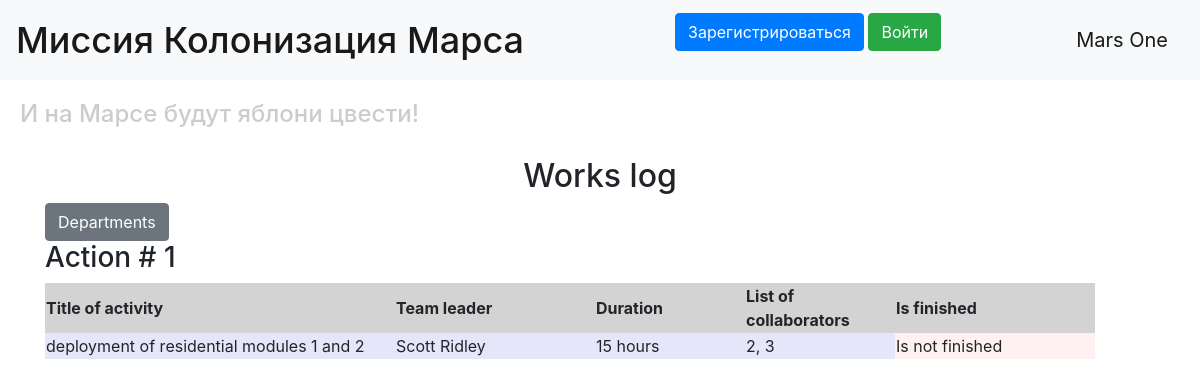
Before: / with the older database file.
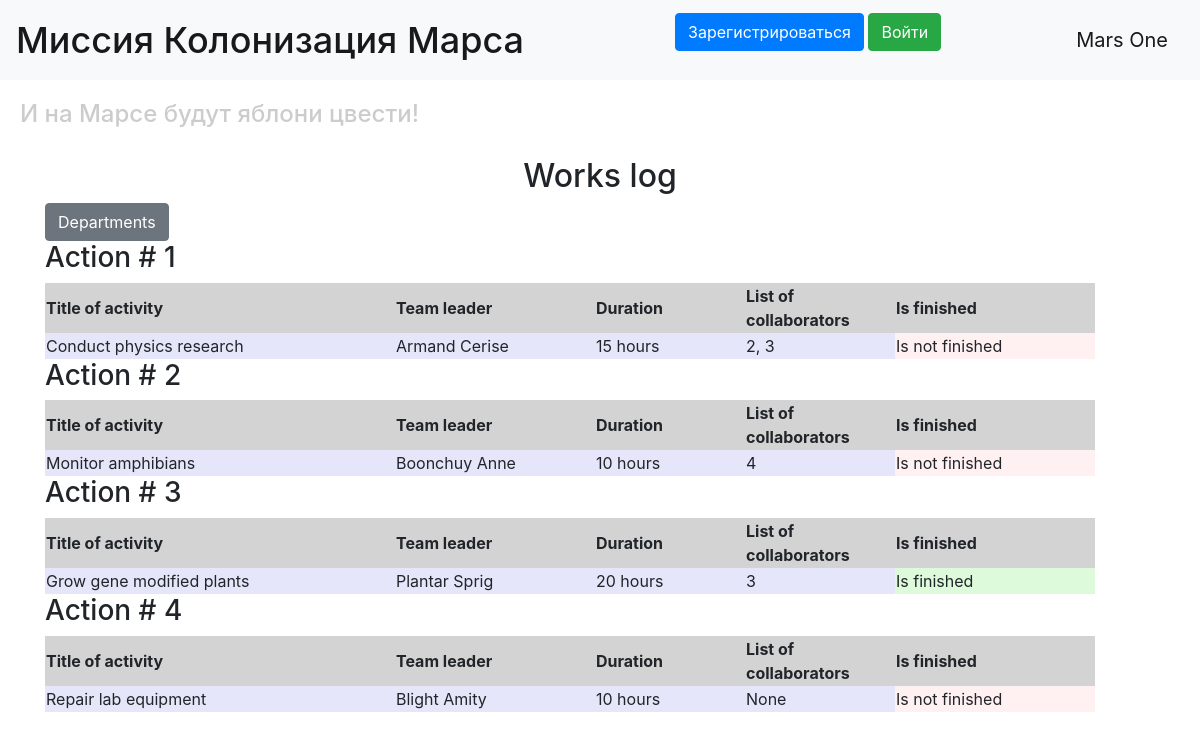
After: the same page with the newer database file.
### data/jobs.py (models this page shows, shortened)
class Jobs(SqlAlchemyBase, UserMixin, SerializerMixin):
    __tablename__ = 'jobs'
    id = sqlalchemy.Column(sqlalchemy.Integer, primary_key=True, autoincrement=True)
    team_leader = sqlalchemy.Column(sqlalchemy.Integer, sqlalchemy.ForeignKey("users.id"))
    job = sqlalchemy.Column(sqlalchemy.String, nullable=True)
    work_size = sqlalchemy.Column(sqlalchemy.Integer, nullable=True)
    collaborators = sqlalchemy.Column(sqlalchemy.String, nullable=True)
    start_date = sqlalchemy.Column(sqlalchemy.DateTime, default=datetime.datetime.now)
    end_date = sqlalchemy.Column(sqlalchemy.DateTime, default=datetime.datetime.now)
    is_finished = sqlalchemy.Column(sqlalchemy.Boolean, nullable=True)
    users = orm.relationship("User")

### main.py (the view)
@app.route("/")
def index():
    db_sess = db_session.create_session()
    jobs = db_sess.query(Jobs).all()
    users = db_sess.query(User).all()
    names = {user.id: (user.surname, user.name) for user in users}
    return render_template("index.html", jobs=jobs, names=names)

### data/db_session.py (called while the page is built)
def create_session() -> Session:
    global __factory
    return __factory()

### templates/index.html (shortened to what this page needs)
{% extends "base.html" %}
{% block content %}
<h2>Works log</h2>
<a href="/departments" class="btn btn-secondary">Departments</a>
{% for job in jobs%}
    <h3>Action # {{loop.index}}</h3>
    <div class="table-container">
        <table class="cabin-table">
            <tr>
                <th width="350px">Title of activity</th>
                <th width="200px">Team leader</th>
                <th width="150px">Duration</th>
                <th width="150px">List of collaborators</th>
                <th width="200px">Is finished</th>
            </tr>
            <tr>
                <td>{{job.job}}</td>
                <td>{{" ".join(names[job.team_leader])}}</td>
                <td>{{job.work_size}} hours</td>
                <td>{{job.collaborators}}</td>
                {% if job.is_finished %}
                    <td style="background-color: #DDFADA">Is finished</td>
                {% else %}
                    <td style="background-color: #FFF0F2">Is not finished</td>
                {% endif %}
            </tr>
        </table>
    </div>
{% endfor %}
{% endblock %}

### templates/base.html (shortened to what this page needs)
<!DOCTYPE html>
<html lang="en">
<head>
    <link rel="stylesheet"
          href="https://stackpath.bootstrapcdn.com/bootstrap/4.4.1/css/bootstrap.min.css"
>
    <link rel="stylesheet" style="text/css" href="./static/css/style.css" />
</head>
<body>
<header>
    <nav class="navbar navbar-light bg-light">
        <span class="navbar-brand mb-0 h1">Миссия Колонизация Марса</span>
        {% if current_user.is_authenticated %}
            <a class="navbar-brand" href="/logout">{{ current_user.name }} {{ current_user.surname }}</a>
        {% else %}
            <p>
                <a class="btn btn-primary " href="/register">Зарегистрироваться</a>
                <a class="btn btn-success" href="/login">Войти</a>
            </p>
        {% endif %}
        <a class="navbar-brand" href="/">Mars One</a>
    </nav>
    <h4>И на Марсе будут яблони цвести!</h4>
    <main role="main" class="container">
        {% block content %}{% endblock %}
    </main>
</header>
</body>
</html>

### static/css/style.css (style rules this page uses)
h4 { color: #cccccc; padding: 20px; }
span.navbar-brand { font-size: 36px; }
h2 { text-align: center; }
td { background-color: #E6E6FA; }
th { background-color: #D3D3D3; }
.container { padding-bottom: 50px; }

Changed rows visible on the page:
changed Jobs: job "deployment of residential modules 1 and 2" → "Conduct physics research"; team_leader "Scott Ridley" → "Armand Cerise"
added Jobs: job "Monitor amphibians", team_leader "Boonchuy Anne", work_size "10", collaborators "4", is_finished "Is not finished"
added Jobs: job "Grow gene modified plants", team_leader "Plantar Sprig", work_size "20", collaborators "3", is_finished "Is finished"
added Jobs: job "Repair lab equipment", team_leader "Blight Amity", work_size "10", collaborators "None", is_finished "Is not finished"
